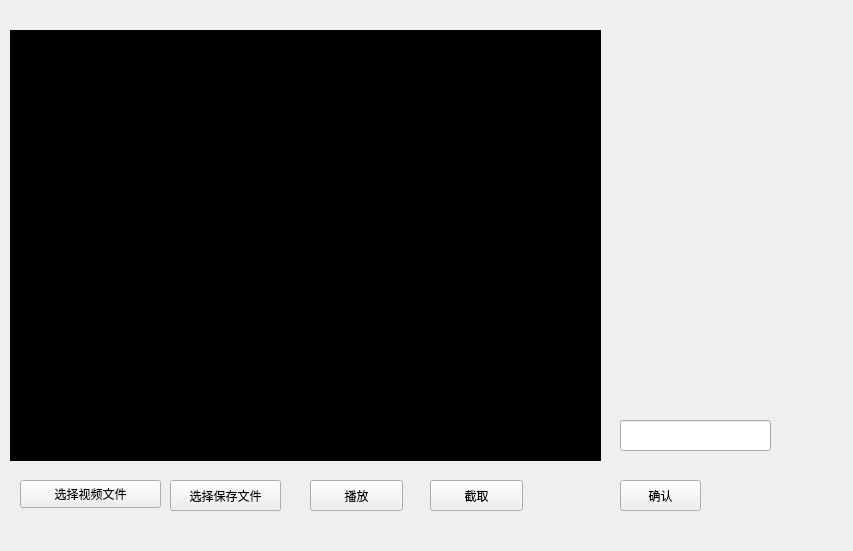
<?xml version="1.0" encoding="UTF-8"?>
<ui version="4.0">
 <class>Form</class>
 <widget class="QWidget" name="Form">
  <property name="geometry">
   <rect>
    <x>0</x>
    <y>0</y>
    <width>853</width>
    <height>551</height>
   </rect>
  </property>
  <property name="windowTitle">
   <string>Form</string>
  </property>
  <widget class="QPushButton" name="Path_but">
   <property name="geometry">
    <rect>
     <x>20</x>
     <y>480</y>
     <width>141</width>
     <height>28</height>
    </rect>
   </property>
   <property name="text">
    <string>选择视频文件</string>
   </property>
  </widget>
  <widget class="QPushButton" name="define_but">
   <property name="geometry">
    <rect>
     <x>620</x>
     <y>480</y>
     <width>81</width>
     <height>31</height>
    </rect>
   </property>
   <property name="text">
    <string>确认</string>
   </property>
  </widget>
  <widget class="QPushButton" name="btn_pause">
   <property name="geometry">
    <rect>
     <x>310</x>
     <y>480</y>
     <width>93</width>
     <height>31</height>
    </rect>
   </property>
   <property name="text">
    <string>播放</string>
   </property>
  </widget>
  <widget class="QLineEdit" name="input_time">
   <property name="geometry">
    <rect>
     <x>620</x>
     <y>420</y>
     <width>151</width>
     <height>31</height>
    </rect>
   </property>
  </widget>
  <widget class="QPushButton" name="clip_but">
   <property name="geometry">
    <rect>
     <x>430</x>
     <y>480</y>
     <width>93</width>
     <height>31</height>
    </rect>
   </property>
   <property name="text">
    <string>截取</string>
   </property>
  </widget>
  <widget class="QLabel" name="video_lab">
   <property name="geometry">
    <rect>
     <x>10</x>
     <y>30</y>
     <width>591</width>
     <height>431</height>
    </rect>
   </property>
   <property name="styleSheet">
    <string notr="true">background-color: rgb(0, 0, 0);</string>
   </property>
   <property name="text">
    <string/>
   </property>
  </widget>
  <widget class="QLabel" name="clip_lab">
   <property name="geometry">
    <rect>
     <x>620</x>
     <y>30</y>
     <width>191</width>
     <height>31</height>
    </rect>
   </property>
   <property name="styleSheet">
    <string notr="true"/>
   </property>
   <property name="text">
    <string/>
   </property>
  </widget>
  <widget class="QPushButton" name="save_but">
   <property name="geometry">
    <rect>
     <x>170</x>
     <y>480</y>
     <width>111</width>
     <height>31</height>
    </rect>
   </property>
   <property name="text">
    <string>选择保存文件</string>
   </property>
  </widget>
 </widget>
 <resources/>
 <connections/>
</ui>
